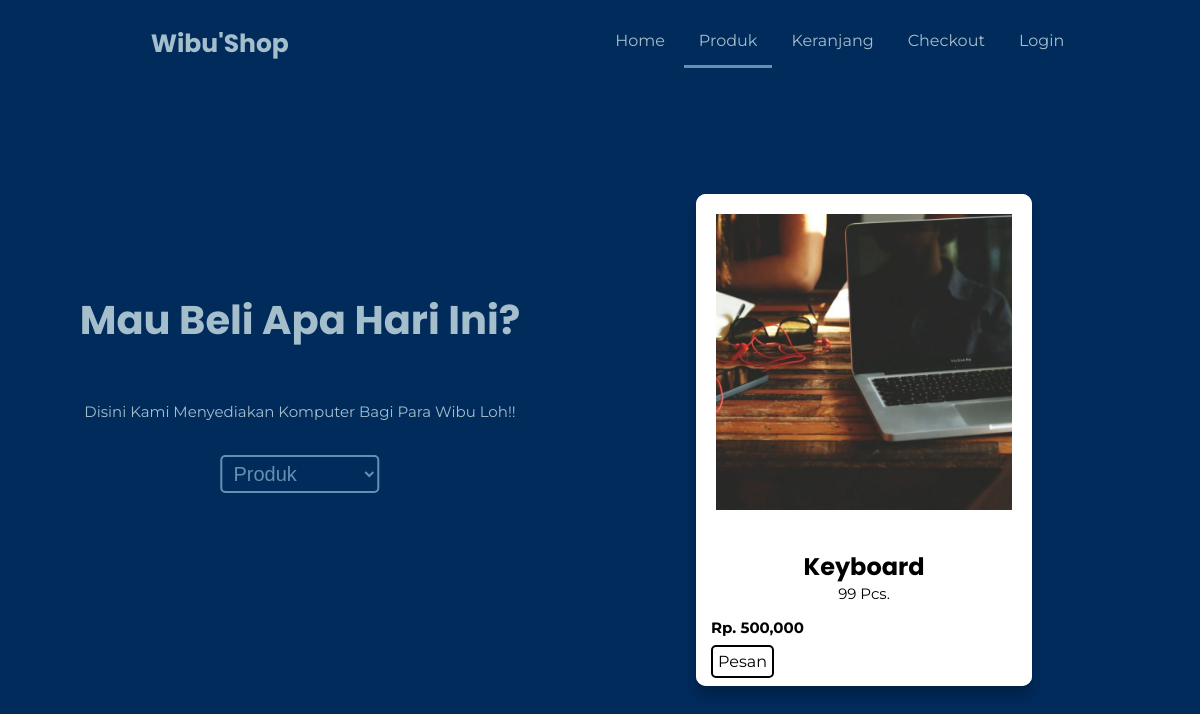
/produk.php, run on the app's committed database.
### tables this page shows
CREATE TABLE `produk` (
  `id_produk` varchar(10) NOT NULL,
  `nm_produk` varchar(30) NOT NULL,
  `satuan` varchar(10) NOT NULL,
  `harga` decimal(10,0) NOT NULL DEFAULT 0,
  `stock` int(3) NOT NULL DEFAULT 0
);

### produk.php (the view, shortened to what this page needs)
<?php
include_once('config.php');
?>
<!DOCTYPE html>
<html lang="en">
<head>
    <link rel="stylesheet" href="style/style-produk.css?<?php echo time()?>" >
</head>
<body>
<div class="wrapper">
        <div class="nav">
            <div class="logo">
                <a href="">
                    <p>Wibu'Shop</p>
                </a>
            </div>
            <ul>
                <li class="home"><a href="home.php">Home</a></li>
                <li class="produk"><a href="produk.php">Produk</a></li>
                <li class="keranjang"><a href="keranjang.php">Keranjang</a></li>
                <li class="checkout"><a href="checkout.php">Checkout</a></li>
                <?php
                if(isset($_SESSION['pelanggan'])){?>
                    <li class="logout"><a href="login/logout.php">Logout</a></li>
                <?php
                }else{?>
                    <li class="logout"><a href="login-user.php">Login</a></li>
                <?php
                }
                ?>
            </ul>
        </div>
        <div class="header">
            <h1>Mau Beli Apa Hari Ini?</h1>
        </div>
        <div class="content-header">
            <p>Disini Kami Menyediakan Komputer Bagi Para Wibu Loh!!</p>
            <br>
            <div class="btn">
                <tr>
                    <td>
                        <select name="nm_produk" class="select" value="Pilih Produk" onchange="location = this.value">
                            <option value="produk.php">Produk</option>
                        </select>
                    </td>
                </tr>
            </div>
        </div>
    </div>
    <div class="">
    <form action="" method="get">
            <?php
                    if(isset($_GET['kode'])){
                        $id = $_GET['kode'];
                        $data = mysqli_query($koneksi, "SELECT * FROM produk WHERE id_produk like '%".$id."%'");
                    }else{
                        $data = mysqli_query($koneksi, "SELECT * FROM produk");
                    }
                    while($dataProduk = mysqli_fetch_array($data)){
            ?>
        <div class="container">
            <div class="card">
                <div class="head-card">
                    <img src="assets/img/personal/img2.jpg" alt="" srcset="">
                </div>
                <div class="body-card">
                    <h1><?php echo $dataProduk['nm_produk']?></h1>
                    <p><?php echo $dataProduk['stock']?> <?php echo $dataProduk['satuan']?></p>
                    <h3>Rp. <?php echo number_format($dataProduk['harga'])?></h3>
                    <div class="buy">
                        <a href="pesan-produk.php?kode=<?php echo $dataProduk['id_produk'] ?>">Pesan</a>
                    </div>
                </div>
            </div>
        </div>
        <?php
            }
        ?>
    </form>
</body>
</html>

### style/style-produk.css (style rules this page uses)
:root { --montserrat: 'Montserrat', sans-serif; --poppins: 'Poppins', sans-serif; }
html { margin: 0; padding: 0; width: 100%; }
body { margin: 0; padding: 0; width: 100%; height: 100%; background-color: #002B5B; display: block; }
.logo { float: left; padding: 0px 30px; font-family: var(--poppins); font-size: 25px; font-weight: bold; }
.logo a { text-decoration: none; color: #A5BECC; }
.nav { position: absolute; top: 0; left: 0; margin: 0; padding: 0; height: 80px; width: 100%; display: flex; justify-content: space-around; }
.nav ul { list-style: none; cursor: pointer; float: left; }
.nav ul li { list-style: none; display: inline-block; padding: 15px 15px; }
.nav ul li a { color: #A5BECC; text-decoration: none; font-weight: 400; font-family: var(--montserrat); }
.nav ul .produk { border-bottom: 3px solid #688eb4; }
.header { text-align: center; position: absolute; top: 40%; left: 25%; transform: translate(-50%, -50%); }
.header h1 { color: #A5BECC; text-align: left; font-family: var(--poppins); font-size: 40px; }
.content-header { position: absolute; transform: translate(-50%, -50%); top: 55%; left: 25%; color: #A5BECC; font-family: var(--montserrat); font-size: 15px; text-align: center; }
.select { font-size: 20px; border: 2px solid #688eb4; display: inline-block; padding: 5px 7px; border-radius: 5px; background: transparent; color: #688eb4; }
.container { padding: 0; top: 55%; left: 72%; width: 70; transform: translate(-50%, -50%); margin: auto; position: absolute; }
.card { width: 100%; height: auto; grid-column: span 8; margin: 10px 0; border-radius: 10px; position: relative; box-shadow: 0 10px 10px rgba(0, 0, 0, .1); background-color: #fff; transition: all 0.5s; }
.head-card { padding: 20px; padding-bottom: 10px; }
.head-card img { width: 100%; height: 100%; object-fit: cover; }
.body-card { padding: 15px; }
.body-card h1 { margin: 0; text-align: center; font-size: 24px; font-family: var(--poppins); padding-top: 10px; }
.body-card p { margin: 0; text-align: center; font-size: 15px; font-family: var(--montserrat); }
.body-card h3 { text-align: left; font-size: 15px; font-family: var(--montserrat); }
.body-card .buy a { text-decoration: none; padding: 5px; border: 2px solid #000; border-radius: 5px; color: #000; font-family: var(--montserrat); }

### data on the page
produk: nm_produk "Keyboard", stock "99", satuan "Pcs.", harga "500,000"
